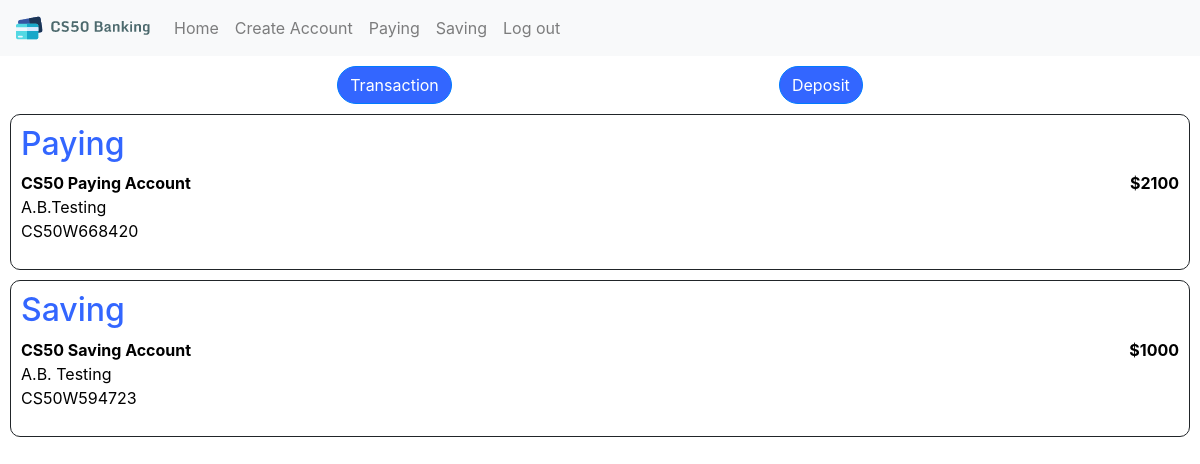
The page / (signed in) on the database its author committed.
### bank/models.py (models this page shows, shortened)
class Bankaccount(models.Model):
    holder = models.ManyToManyField('User', blank=False, related_name="account")
    holder_name = models.CharField(max_length=150)
    name = models.CharField(max_length=50)
    number = models.CharField(max_length=18, unique=True)
    amount = models.IntegerField()
    type = models.CharField(max_length=4)
    interest = models.IntegerField()

class User(AbstractUser):
    def __str__(self):
        return f"{self.first_name} {self.last_name}"

### bank/views.py (the view)
# urls.py: path("", views.index, name="index"),
def index(request):
    if request.user.is_authenticated:
        user = User.objects.get(pk=request.user.id)
        return render(request, "bank/index.html", {
            "user": user,
            "paying": True,
            "saving": True,
            "paying_accounts": user.account.filter(type = "Pay"),
            "saving_accounts": user.account.filter(type = "Save")
        })
    else:
        return login_view(request)

### bank/templates/bank/index.html (shortened to what this page needs)
{% extends "bank/layout.html" %}
{% load static %}
{% block body %}
    <div id"index_container">
        <div id="index_actions">
            <form action="{% url 'transaction' %}">
                <button type="submit" class="btn btn-primary btn-rounded">Transaction</button>
            </form>
            <form action="{% url 'deposit' %}">
                <button type="submit" class="btn btn-primary btn-rounded">Deposit</button>
            </form>
        </div>
        {% if paying %}
            <div id="index_paying">
                <h2>Paying</h2>
                {% for account in paying_accounts %}
                    <a id="account_href" href="{% url 'account' id=account.id %}">
                        <div id="paying_account{{ account.id }}">
                            <div id="paying_account_flex">
                                <b>{{ account.name }}</b>
                                <b>${{ account.amount }}</b>
                            </div>
                            <p>
                                {{ account.holder_name }}<br>
                                {{ account.number }}
                            </p>
                        </div>
                    </a>
                {% endfor %}
            </div>
        {% endif %}
        {% if saving %}
            <div id="index_saving">
                <h2>Saving</h2>
                {% for account in saving_accounts %}
                    <a id="account_href" href="{% url 'account' id=account.id %}">
                        <div id="saving_account{{ account.id }}">
                            <div id="saving_account_flex">
                                <b>{{ account.name }}</b>
                                <b>${{ account.amount }}</b>
                            </div>
                            <p>
                                {{ user }}<br>
                                {{ account.number }}
                            </p>
                        </div>
                    </a>
                {% endfor %}
            </div>
        {% endif %}
    </div>
{% endblock %}

### bank/static/bank/styles.css (style rules this page uses)
#index_paying, #index_saving, #account_transactions, .transaction_extra { border: 1px solid; border-radius: 10px; margin: 10px; padding: 10px; }
#index_actions { margin: 10px; }
#paying_account_flex, #saving_account_flex, .transaction_flex { display: flex; flex-direction: row; justify-content: space-between; cursor: pointer; }
#account_href:link, #account_href:hover, #account_href:visited, #account_href:active { color: black; text-decoration: none; }
#account_actions, #index_actions { display: flex; flex-direction: row; justify-content: space-evenly; }
h2 { color: rgb(51, 102, 255); }
.btn { background-color: rgb(51, 102, 255) !important; border-radius: 40px !important; }

### rows shown on the page
Bankaccount: name "CS50 Paying Account", amount "2100", holder_name "A.B.Testing", number "CS50W668420"
Bankaccount: name "CS50 Saving Account", amount "1000", number "CS50W594723"
User: first_name+last_name "A.B. Testing"
